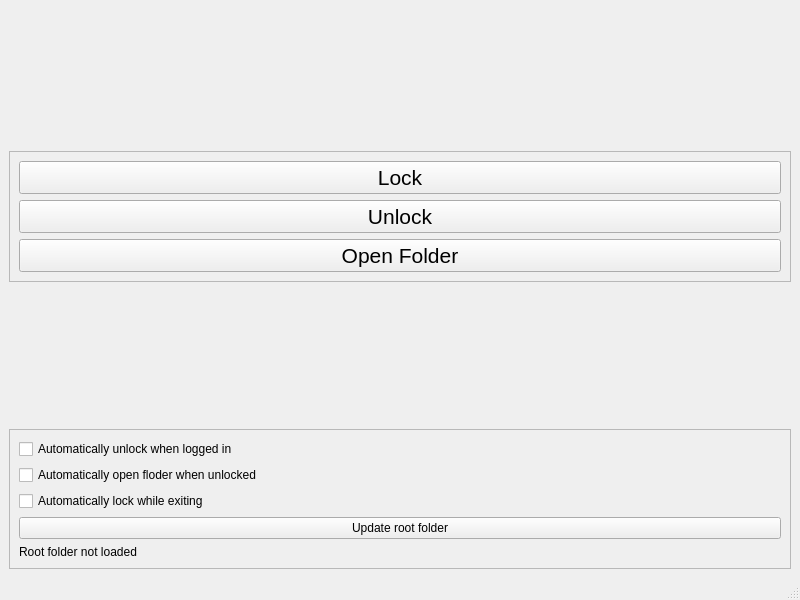
<?xml version="1.0" encoding="UTF-8"?>
<ui version="4.0">
 <class>MainWindow</class>
 <widget class="QMainWindow" name="MainWindow">
  <property name="geometry">
   <rect>
    <x>0</x>
    <y>0</y>
    <width>800</width>
    <height>600</height>
   </rect>
  </property>
  <property name="windowTitle">
   <string>Nevisa</string>
  </property>
  <widget class="QWidget" name="centralwidget">
   <layout class="QVBoxLayout" name="verticalLayout_3">
    <item>
     <spacer name="verticalSpacer_2">
      <property name="orientation">
       <enum>Qt::Vertical</enum>
      </property>
      <property name="sizeHint" stdset="0">
       <size>
        <width>20</width>
        <height>40</height>
       </size>
      </property>
     </spacer>
    </item>
    <item>
     <widget class="QFrame" name="frame">
      <property name="font">
       <font>
        <pointsize>16</pointsize>
       </font>
      </property>
      <property name="frameShape">
       <enum>QFrame::StyledPanel</enum>
      </property>
      <property name="frameShadow">
       <enum>QFrame::Raised</enum>
      </property>
      <layout class="QVBoxLayout" name="verticalLayout">
       <item>
        <widget class="QPushButton" name="pushButton">
         <property name="text">
          <string>Lock</string>
         </property>
        </widget>
       </item>
       <item>
        <widget class="QPushButton" name="pushButton_2">
         <property name="text">
          <string>Unlock</string>
         </property>
        </widget>
       </item>
       <item>
        <widget class="QPushButton" name="pushButton_3">
         <property name="text">
          <string>Open Folder</string>
         </property>
        </widget>
       </item>
      </layout>
     </widget>
    </item>
    <item>
     <spacer name="verticalSpacer">
      <property name="orientation">
       <enum>Qt::Vertical</enum>
      </property>
      <property name="sizeHint" stdset="0">
       <size>
        <width>20</width>
        <height>40</height>
       </size>
      </property>
     </spacer>
    </item>
    <item>
     <widget class="QFrame" name="frame_2">
      <property name="frameShape">
       <enum>QFrame::StyledPanel</enum>
      </property>
      <property name="frameShadow">
       <enum>QFrame::Raised</enum>
      </property>
      <layout class="QVBoxLayout" name="verticalLayout_2">
       <item>
        <widget class="QCheckBox" name="checkBox_autoUnlock">
         <property name="text">
          <string>Automatically unlock when logged in</string>
         </property>
        </widget>
       </item>
       <item>
        <widget class="QCheckBox" name="checkBox_autoOpen">
         <property name="text">
          <string>Automatically open floder when unlocked</string>
         </property>
        </widget>
       </item>
       <item>
        <widget class="QCheckBox" name="checkBox_autoClose">
         <property name="text">
          <string>Automatically lock while exiting</string>
         </property>
        </widget>
       </item>
       <item>
        <widget class="QPushButton" name="pushButton_4">
         <property name="text">
          <string>Update root folder</string>
         </property>
        </widget>
       </item>
       <item>
        <widget class="QLabel" name="label_rootAdr">
         <property name="text">
          <string>Root folder not loaded</string>
         </property>
        </widget>
       </item>
      </layout>
     </widget>
    </item>
   </layout>
  </widget>
  <widget class="QMenuBar" name="menubar">
   <property name="geometry">
    <rect>
     <x>0</x>
     <y>0</y>
     <width>800</width>
     <height>26</height>
    </rect>
   </property>
  </widget>
  <widget class="QStatusBar" name="statusbar"/>
 </widget>
 <resources/>
 <connections/>
</ui>
